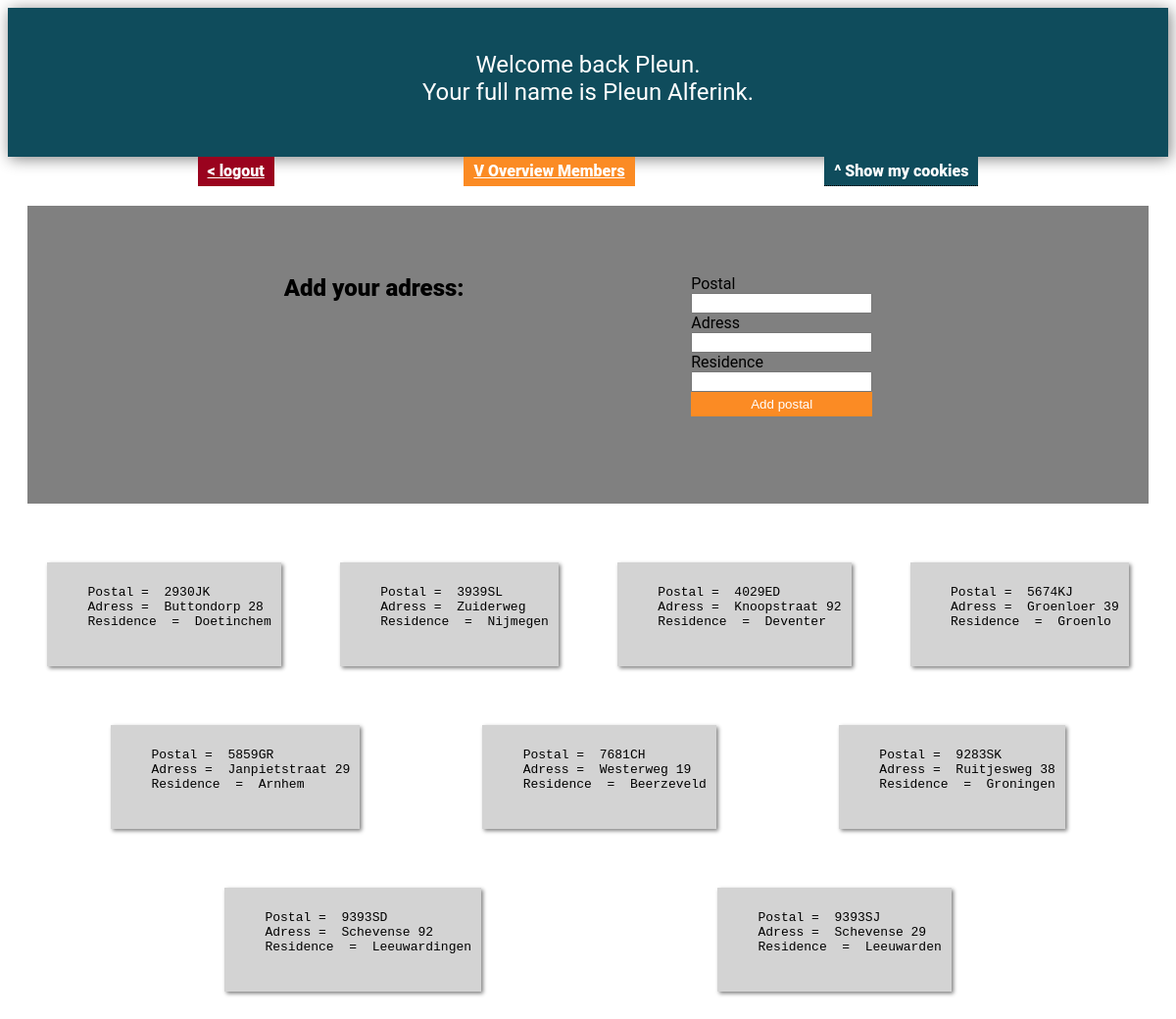
Screenshot of /create_postal.php (signed in) with the database file from the repository.
### tables this page shows
CREATE TABLE `postals` (
  `postal` varchar(6) NOT NULL,
  `adress` varchar(128) DEFAULT NULL,
  `residence` varchar(128) DEFAULT NULL
);

### create_postal.php (the view, shortened to what this page needs)
<!DOCTYPE html>
<html>
<head>
</head>
<body>
    <?php
    require_once 'db_creds.php';
    try {
        $pdo = new PDO($attr, $user, $pass, $opts);
    } catch (PDOException $e) {
        throw new PDOException($e->getMessage(), (int)$e->getCode());
    }
    ?>
    <?php
        if (isset($_COOKIE['userForename']))
        {
            $forename = htmlspecialchars($_COOKIE['userForename']);
            $surname  = htmlspecialchars($_COOKIE['userSurname']);
            echo "<div class='welcome-message'><p>Welcome back $forename.<br>
                  Your full name is $forename $surname.</p><br></div>";
        } elseif (!isset($_SESSION['forename'])) {
            header("Location: authenticate.php");
            exit();
        }
    ?>
    <nav class="main-menu">
        <div class="menu menu-1">
            <a href="logout.php">< logout</a>
        </div>
        <div class="menu menu-2">
            <a href="members.php">V Overview Members</a>
        </div>
        <div class="menu menu-3" onclick="myCookies()">^ Show my cookies
        </div>
    </nav>
    <div class="add-block">
        <h2 style="font-weight: 900;">Add your adress: </h2>
            <form action="create_postal.php" method="post">
               Postal <input type="text" name="postal">
               Adress <input type="text" name="adress">
               Residence <input type="text" name="residence">
               <input type="submit" value="Add postal"><br>
            </form>
    </div>
    <div class="postal-overview">
            <?php
            $query  = "SELECT * FROM postals";
            $result = $pdo->query($query);
            while ($row = $result->fetch()) {
                $r0 = htmlspecialchars($row['postal']);
                $r1 = htmlspecialchars($row['adress']);
                $r2 = htmlspecialchars($row['residence']);
            ?> <div class="overview-singles">   <?php
                echo <<<_END
           <pre>
               Postal =  $r0
               Adress =  $r1
               Residence  =  $r2
            </pre>
           _END;
           ?> </div>   <?php
            }
            ?>
    </div>
    </body>
</html>

### create_postal.php (style rules this page uses)
:root { --purple: #5f0f40; --red: #9a031e; --yellow: #fb8b24; --orange: #e36414; --blue: #0f4c5c; --font: "Montserrat"; --title: "Roboto"; }
body { font-family: 'Roboto'; }
.welcome-message { width: 100%; text-align: center; background-color: var(--blue); color: white; font-size: 24px; padding-top: 20px; box-shadow: 2px 2px 15px grey; }
.add-block { background: gray; padding: 50px; border: none; display: flex; flex-direction: row; justify-content: space-evenly; margin: 20px; }
.postal-overview { display: flex; flex-direction: row; flex-wrap: wrap; gap: 20px; padding: 20px; justify-content: space-evenly; }
.overview-singles { background-color: lightgray; box-shadow: 2px 2px 4px gray; margin: 20px; padding: 10px; }
input:nth-child(4) { background: var(--yellow); padding: 5px; border: none; color: white; }
form { display: flex; flex-direction: column; padding: 20px; }
.main-menu { display: flex; flex-direction: row; justify-content: space-evenly; }
.menu { padding: 5px 10px; text-decoration: none; color: white; font-weight: 900; }
.menu a { color: white; }
.menu-1 { background-color: var(--red); }
.menu-2 { background-color: var(--yellow); }
.menu-3 { position: relative; display: inline-block; border-bottom: 1px dotted black; background-color: var(--blue); }

### rows the page displays
postals: postal "2930JK", adress "Buttondorp 28", residence "Doetinchem"
postals: postal "3939SL", adress "Zuiderweg", residence "Nijmegen"
postals: postal "4029ED", adress "Knoopstraat 92", residence "Deventer"
postals: postal "5674KJ", adress "Groenloer 39", residence "Groenlo"
postals: postal "5859GR", adress "Janpietstraat 29", residence "Arnhem"
postals: postal "7681CH", adress "Westerweg 19", residence "Beerzeveld"
postals: postal "9283SK", adress "Ruitjesweg 38", residence "Groningen"
postals: postal "9393SD", adress "Schevense 92", residence "Leeuwardingen"
postals: postal "9393SJ", adress "Schevense 29", residence "Leeuwarden"

### other values shown
$forename "Pleun"
$surname "Alferink"
